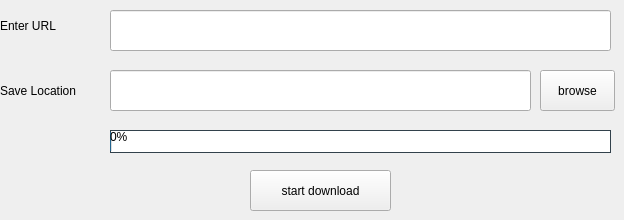
    <widget class="QWidget" name="tab">
     <attribute name="title">
      <string>Download Any File</string>
     </attribute>
     <widget class="QLabel" name="label">
      <property name="geometry">
       <rect>
        <x>0</x>
        <y>10</y>
        <width>91</width>
        <height>31</height>
       </rect>
      </property>
      <property name="styleSheet">
       <string notr="true">font: 10pt &quot;Gungsuh&quot;;
font: 87 12pt &quot;Tahoma&quot;;</string>
      </property>
      <property name="text">
       <string>Enter URL</string>
      </property>
     </widget>
     <widget class="QLineEdit" name="lineEdit">
      <property name="geometry">
       <rect>
        <x>110</x>
        <y>10</y>
        <width>501</width>
        <height>41</height>
       </rect>
      </property>
     </widget>
     <widget class="QPushButton" name="pushButton_2">
      <property name="geometry">
       <rect>
        <x>540</x>
        <y>70</y>
        <width>75</width>
        <height>41</height>
       </rect>
      </property>
      <property name="text">
       <string>browse</string>
      </property>
     </widget>
     <widget class="QPushButton" name="pushButton">
      <property name="geometry">
       <rect>
        <x>250</x>
        <y>170</y>
        <width>141</width>
        <height>41</height>
       </rect>
      </property>
      <property name="styleSheet">
       <string notr="true"/>
      </property>
      <property name="text">
       <string>start download</string>
      </property>
     </widget>
     <widget class="QLineEdit" name="lineEdit_2">
      <property name="geometry">
       <rect>
        <x>110</x>
        <y>70</y>
        <width>421</width>
        <height>41</height>
       </rect>
      </property>
     </widget>
     <widget class="QLabel" name="label_2">
      <property name="geometry">
       <rect>
        <x>0</x>
        <y>70</y>
        <width>101</width>
        <height>41</height>
       </rect>
      </property>
      <property name="styleSheet">
       <string notr="true">font: 87 11pt &quot;Tahoma&quot;;</string>
      </property>
      <property name="text">
       <string>Save Location</string>
      </property>
     </widget>
     <widget class="QProgressBar" name="progressBar">
      <property name="geometry">
       <rect>
        <x>110</x>
        <y>130</y>
        <width>501</width>
        <height>23</height>
       </rect>
      </property>
      <property name="styleSheet">
       <string notr="true">  border: 1px solid #32414B;
</string>
      </property>
      <property name="value">
       <number>0</number>
      </property>
     </widget>
    </widget>
